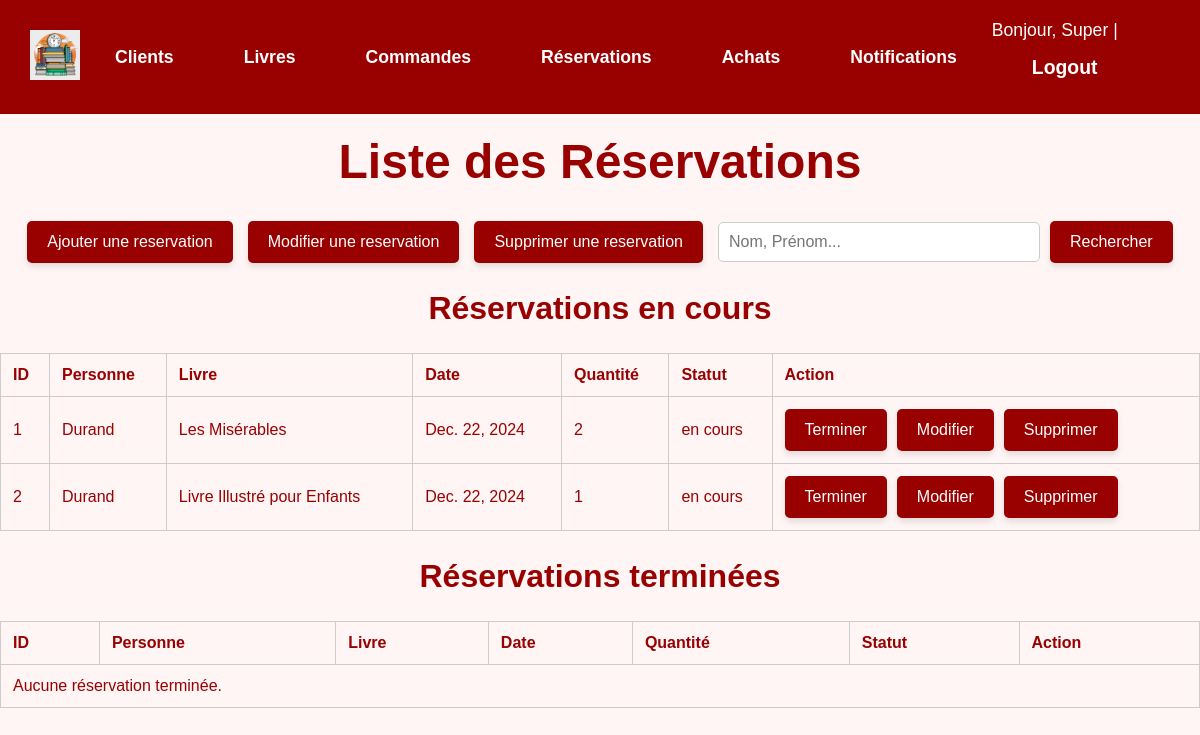
/reservations/ (signed in), run on the app's committed database.
### gui/models.py (models this page shows, shortened)
class Personne(AbstractBaseUser, PermissionsMixin):
    nom = models.CharField(max_length=100)
    prenom = models.CharField(max_length=100)
    date_naissance = models.DateField()
    telephone = models.CharField(max_length=15)
    email = models.EmailField(max_length=50, primary_key=True)  # Champ unique pour l'identification
    date_creation = models.DateField(auto_now_add=True)
    solde = models.DecimalField(max_digits=10, decimal_places=2)
    adresse = models.ForeignKey('Adresse', on_delete=models.CASCADE)
    role = models.ForeignKey('Role', on_delete=models.CASCADE)
    is_active = models.BooleanField(default=True)
    is_staff = models.BooleanField(default=False)
    is_superuser = models.BooleanField(default=False)
    objects = PersonneManager()
    USERNAME_FIELD = 'email'  # Utiliser l'email comme identifiant unique
    REQUIRED_FIELDS = ['nom', 'prenom']
    class Meta:
        db_table = 'Personne'
    from decimal import Decimal  # Import pour des calculs précis

class Reserver(models.Model):
    STATUT_CHOICES = [
        ('en cours', 'En cours'),
        ('terminé', 'Terminé'),
    ]
    personne = models.ForeignKey(Personne, on_delete=models.CASCADE)
    livre = models.ForeignKey(Livre, on_delete=models.CASCADE)
    date_reservation = models.DateField(default=datetime.date.today)
    quantite = models.PositiveIntegerField()
    statut = models.CharField(max_length=50,choices=STATUT_CHOICES, default='en cours')
    class Meta:
        db_table = 'Reserver'

class Livre(models.Model):
    isbn13 = models.CharField(max_length=13, primary_key=True)
    titre = models.CharField(max_length=255)
    type = models.CharField(max_length=50, blank=True, null=True)
    genre_litteraire = models.CharField(max_length=100,blank=True, null=True)
    sous_genre = models.CharField(max_length=100,blank=True, null=True)
    langue = models.CharField(max_length=50,blank=True, null=True)
    format = models.CharField(max_length=50,blank=True, null=True)
    nombre_pages = models.IntegerField(blank=True,null=True)
    dimensions = models.CharField(max_length=50,blank=True,null=True)
    date_parution = models.DateField(blank=True,null=True)
    localisation = models.CharField(max_length=100,blank=True,null=True)
    synopsis = models.TextField(blank=True,null=True)
    prix = models.DecimalField(max_digits=10, decimal_places=2, default=Decimal('0.00'))
    url_reference = models.URLField(blank=True, null=True)
    quantite_disponible = models.PositiveIntegerField()
    quantite_minimale = models.PositiveIntegerField(default=1)
    editeur = models.ForeignKey(Editeur, on_delete=models.CASCADE)
    contributeurs = models.ManyToManyField(Contributeur)
    class Meta:
        db_table = 'Livre'

### gui/views.py (the view)
# urls.py: path('reservations/', ReserverList.as_view(), name='reservations_list'),
class ReserverList(StaffRequiredMixin, ListView):
    model = Reserver
    template_name = 'gui/lister_reservations.html'
    context_object_name = 'reservations'
    def get_queryset(self):
        sort_by = self.request.GET.get('sort_by', 'date_reservation')  # Par défaut : tri par date_reservation
        order = self.request.GET.get('order', 'asc')  # Par défaut : ordre ascendant
        sort_prefix = '' if order == 'asc' else '-'
        sorting_options = {
            'id': 'id_commande',
            'date': 'date_commande',
            'quantite': 'quantite',
            'statut': 'statut',
        }
        queryset = super().get_queryset()
        if sort_by in sorting_options:
            queryset = queryset.order_by(f"{sort_prefix}{sorting_options[sort_by]}")
        return queryset
    def get_context_data(self, **kwargs):
        context = super().get_context_data(**kwargs)
        reservations_en_cours = Reserver.objects.filter(statut='en cours')
        reservations_terminees = Reserver.objects.filter(statut='terminé')
        sort_by = self.request.GET.get('sort_by', 'date_reservation')
        order = self.request.GET.get('order', 'asc')
        sort_prefix = '' if order == 'asc' else '-'
        reservations_en_cours = reservations_en_cours.order_by(f"{sort_prefix}{sort_by}")
        reservations_terminees = reservations_terminees.order_by(f"{sort_prefix}{sort_by}")
        context['reservations_en_cours'] = reservations_en_cours
        context['reservations_terminees'] = reservations_terminees
        return context

### gui/views.py (called while the page is built)
    def test_func(self):
        return self.request.user.is_staff

### templates/gui/lister_reservations.html (shortened to what this page needs)
{% load static %}
<!DOCTYPE html>
<html lang="fr">
<head>
</head>
<body>
    {% include 'gui/navbar.html' %}
    <h1 style="color: #990000; text-align: center; font-size: 3em; margin-top: 20px;">Liste des Réservations</h1>
    <div class="action-bar">
        <a href="/reservations/create/" class="button">Ajouter une reservation</a>
        <a href="/reservations/saisir_reservation_ID/" class="button">Modifier une reservation</a>
        <a href="{% url 'reservations_delete' %}" class="button">Supprimer une reservation</a>
        <form method="GET" action="{% url 'reservations_research' %}" style="display: inline-flex; align-items: center; gap: 10px;">
            <input type="text" id="search" name="search" placeholder="Nom, Prénom..." value="{{ request.GET.search }}">
            <button type="submit" class="button">Rechercher</button>
        </form>
    </div>
    <h2 style="text-align: center; font-size: 2em; color: #990000;">Réservations en cours</h2>
    <table>
        <thead>
            <tr>
                <th><a href="?sort_by=id&order={% if request.GET.order == 'asc' %}desc{% else %}asc{% endif %}">ID</a></th>
                <th><a href="?sort_by=personne&order={% if request.GET.order == 'asc' %}desc{% else %}asc{% endif %}">Personne</a></th>
                <th><a href="?sort_by=livre&order={% if request.GET.order == 'asc' %}desc{% else %}asc{% endif %}">Livre</a></th>
                <th><a href="?sort_by=date_reservation&order={% if request.GET.order == 'asc' %}desc{% else %}asc{% endif %}">Date</a></th>
                <th><a href="?sort_by=quantite&order={% if request.GET.order == 'asc' %}desc{% else %}asc{% endif %}">Quantité</a></th>
                <th><a href="?sort_by=statut&order={% if request.GET.order == 'asc' %}desc{% else %}asc{% endif %}">Statut</a></th>
                <th>Action</th>
            </tr>
        </thead>
        <tbody>
            {% for reservation in reservations_en_cours %}
            <tr>
                <td>{{ reservation.id }}</td>
                <td>{{ reservation.personne.nom }}</td>
                <td>{{ reservation.livre.titre }}</td>
                <td>{{ reservation.date_reservation }}</td>
                <td>{{ reservation.quantite }}</td>
                <td>{{ reservation.statut }}</td>
                <td>
                    <div class="action-buttons">
    <form method="POST" action="{% url 'terminer_reservation' reservation.id %}">
        <div class="button-container">
            <button type="submit" class="button">Terminer</button>
        </div>
    </form>
    <a href="{% url 'reservations_update' reservation.id %}" class="btn-warning">Modifier</a>
    <a href="{% url 'reservations_with_ID_delete' pk=reservation.id %}" class="button">Supprimer</a>
</div>
                </td>
            </tr>
            {% empty %}
            <tr class="empty-message">
                <td colspan="7">Aucune réservation en cours.</td>
            </tr>
            {% endfor %}
        </tbody>
    </table>
    <h2 style="text-align: center; font-size: 2em; color: #990000;">Réservations terminées</h2>
    <table>
        <thead>
            <tr>
                <th><a href="?sort_by=id&order={% if request.GET.order == 'asc' %}desc{% else %}asc{% endif %}">ID</a></th>
                <th><a href="?sort_by=personne&order={% if request.GET.order == 'asc' %}desc{% else %}asc{% endif %}">Personne</a></th>
                <th><a href="?sort_by=livre&order={% if request.GET.order == 'asc' %}desc{% else %}asc{% endif %}">Livre</a></th>
                <th><a href="?sort_by=date_reservation&order={% if request.GET.order == 'asc' %}desc{% else %}asc{% endif %}">Date</a></th>
                <th><a href="?sort_by=quantite&order={% if request.GET.order == 'asc' %}desc{% else %}asc{% endif %}">Quantité</a></th>
                <th><a href="?sort_by=statut&order={% if request.GET.order == 'asc' %}desc{% else %}asc{% endif %}">Statut</a></th>
                <th>Action</th>
            </tr>
        </thead>
        <tbody>
            {% for reservation in reservations_terminees %}
            <tr>
                <td>{{ reservation.id }}</td>
                <td>{{ reservation.personne.nom }}</td>
                <td>{{ reservation.livre.titre }}</td>
                <td>{{ reservation.date_reservation }}</td>
                <td>{{ reservation.quantite }}</td>
                <td>{{ reservation.statut }}</td>
                <td>
                    <div class="action-buttons">
                        <a href="{% url 'reservations_update' reservation.id %}" class="btn-warning">Modifier</a>
                        <a href="{% url 'reservations_with_ID_delete' pk=reservation.id %}" class="button">Supprimer</a>
                    </div>
                </td>
            </tr>
            {% empty %}
            <tr class="empty-message">
                <td colspan="7">Aucune réservation terminée.</td>
            </tr>
            {% endfor %}
        </tbody>
    </table>
</body>
</html>

### templates/gui/navbar.html (shortened to what this page needs)
{% load static %}
<header>
    <a href="{% url 'homepage' %}">
        <img src="{% static 'images/logo_mdd.webp' %}" alt="Logo" class="logo">
    </a>
    <nav class="navbar">
        <a href="{% url 'personnes_list' %}" class="nav-button">Clients</a>
        <a href="{% url 'livres_list' %}" class="nav-button">Livres</a>
        <a href="{% url 'commandes_list' %}" class="nav-button">Commandes</a>
        <a href="{% url 'reservations_list' %}" class="nav-button">Réservations</a>
        <a href="{% url 'achats_list' %}" class="nav-button">Achats</a>
        <a href="{% url 'notifications_list' %}" class="nav-button">Notifications</a>
    </nav>
    <div class="user-info">
        {% if user.is_authenticated %}
            Bonjour, {{ user.prenom }} | <a href="{% url 'logout' %}" class="nav-button">Logout</a>
        {% else %}
            <a href="{% url 'login' %}" class="nav-button">Login</a>
        {% endif %}
    </div>
</header>

### templates/gui/lister_reservations.html (style rules this page uses)
body { font-family: Arial, sans-serif; background-color: #fff5f5; color: #990000; margin: 0; }
.navbar { display: flex; justify-content: center; background-color: #cc0000; padding: 10px 0; }
.action-bar { display: flex; justify-content: center; align-items: center; gap: 15px; margin: 20px 0; }
.action-bar a, .action-bar button { background-color: #990000; color: white; padding: 12px 20px; font-size: 1em; text-decoration: none; border: none; border-radius: 5px; cursor: pointer; box-shadow: 0 4px 6px rgba(0, 0, 0, 0.1); transition: background-color 0.3s, transform 0.2s; }
input[type="text"] { padding: 10px; font-size: 1em; border: 1px solid #ccc; border-radius: 5px; width: 300px; }
table { width: 100%; border-collapse: collapse; margin-top: 20px; }
th, td { padding: 12px; text-align: left; border: 1px solid #ccc; }
th a { color: #990000; text-decoration: none; }
.empty-message { text-align: center; color: #990000; }
.action-buttons { display: flex; justify-content: flex-start; gap: 10px; align-items: center; }
.action-buttons button, .action-buttons a { background-color: #990000; color: white; padding: 12px 20px; font-size: 1em; text-decoration: none; border: none; border-radius: 5px; cursor: pointer; box-shadow: 0 4px 6px rgba(0, 0, 0, 0.1); transition: background-color 0.3s, transform 0.2s; }
.btn-warning { background-color: #FF9800; }
.button-container { position: relative; display: inline-block; }

### templates/gui/navbar.html (style rules this page uses)
header { display: flex; flex-direction: row; justify-content: space-between; align-items: center; padding: 20px 30px; background-color: #990000; color: white; }
.logo { height: 50px; }
.user-info { font-size: 1.1em; }
.user-info a { color: white; text-decoration: none; margin-left: 15px; font-weight: bold; }
.navbar { display: flex; justify-content: center; width: 100%; margin: 0; background-color: #990000; }
.nav-button { background-color: #990000; color: white; padding: 15px 25px; text-decoration: none; text-align: center; font-size: 1.1em; margin: 0 10px; border: none; display: inline-block; font-weight: bold; transition: background-color 0.3s, transform 0.2s ease-in-out; }

### data on the page
Personne: prenom "Super"
Reserver: id "1", personne.nom "Durand", livre.titre "Les Misérables", date_reservation "Dec. 22, 2024", quantite "2", statut "en cours"
Reserver: id "2", personne.nom "Durand", livre.titre "Livre Illustré pour Enfants", date_reservation "Dec. 22, 2024", quantite "1", statut "en cours"
